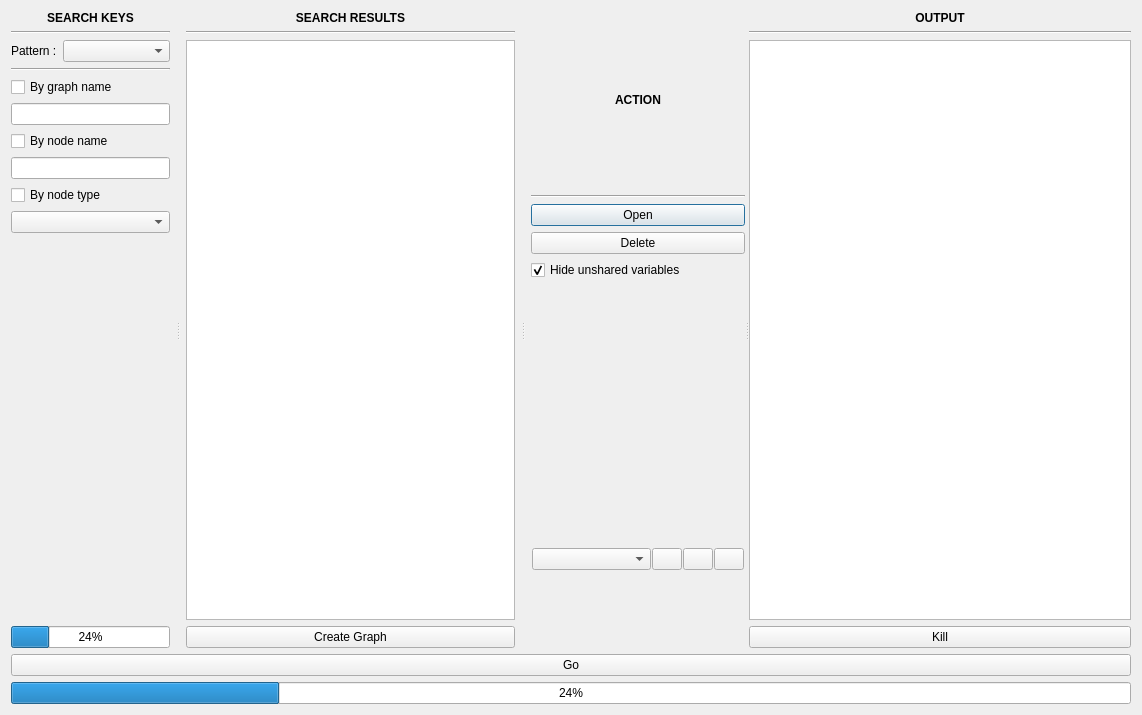
<?xml version="1.0" encoding="UTF-8"?>
<ui version="4.0">
 <class>MainWindow</class>
 <widget class="QDialog" name="MainWindow">
  <property name="geometry">
   <rect>
    <x>0</x>
    <y>0</y>
    <width>1142</width>
    <height>715</height>
   </rect>
  </property>
  <property name="windowTitle">
   <string>Batch</string>
  </property>
  <layout class="QVBoxLayout" name="verticalLayout_5">
   <item>
    <widget class="QSplitter" name="splitter">
     <property name="orientation">
      <enum>Qt::Horizontal</enum>
     </property>
     <widget class="QWidget" name="layoutWidget">
      <layout class="QVBoxLayout" name="verticalLayout">
       <property name="rightMargin">
        <number>6</number>
       </property>
       <item>
        <widget class="QLabel" name="label_4">
         <property name="font">
          <font>
           <weight>75</weight>
           <bold>true</bold>
          </font>
         </property>
         <property name="text">
          <string>SEARCH KEYS</string>
         </property>
         <property name="alignment">
          <set>Qt::AlignCenter</set>
         </property>
        </widget>
       </item>
       <item>
        <widget class="Line" name="line_2">
         <property name="orientation">
          <enum>Qt::Horizontal</enum>
         </property>
        </widget>
       </item>
       <item>
        <layout class="QHBoxLayout" name="horizontalLayout_2" stretch="0,1">
         <item>
          <widget class="QLabel" name="label">
           <property name="text">
            <string>Pattern :</string>
           </property>
          </widget>
         </item>
         <item>
          <widget class="QComboBox" name="patternComboBox"/>
         </item>
        </layout>
       </item>
       <item>
        <widget class="Line" name="line_5">
         <property name="orientation">
          <enum>Qt::Horizontal</enum>
         </property>
        </widget>
       </item>
       <item>
        <widget class="QCheckBox" name="graphKeyCheckBox">
         <property name="text">
          <string>By graph name</string>
         </property>
        </widget>
       </item>
       <item>
        <widget class="QLineEdit" name="graphKeyLineEdit"/>
       </item>
       <item>
        <widget class="QCheckBox" name="nodeNameCheckBox">
         <property name="text">
          <string>By node name</string>
         </property>
        </widget>
       </item>
       <item>
        <widget class="QLineEdit" name="nodeNameLineEdit"/>
       </item>
       <item>
        <widget class="QCheckBox" name="nodeTypeCheckBox">
         <property name="text">
          <string>By node type</string>
         </property>
        </widget>
       </item>
       <item>
        <widget class="QComboBox" name="nodeTypeComboBox"/>
       </item>
       <item>
        <spacer name="verticalSpacer">
         <property name="orientation">
          <enum>Qt::Vertical</enum>
         </property>
         <property name="sizeHint" stdset="0">
          <size>
           <width>20</width>
           <height>40</height>
          </size>
         </property>
        </spacer>
       </item>
       <item>
        <widget class="QProgressBar" name="progressBar">
         <property name="value">
          <number>24</number>
         </property>
        </widget>
       </item>
      </layout>
     </widget>
     <widget class="QWidget" name="layoutWidget">
      <layout class="QVBoxLayout" name="verticalLayout_2">
       <property name="leftMargin">
        <number>6</number>
       </property>
       <property name="rightMargin">
        <number>6</number>
       </property>
       <item>
        <widget class="QLabel" name="label_5">
         <property name="font">
          <font>
           <weight>75</weight>
           <bold>true</bold>
          </font>
         </property>
         <property name="text">
          <string>SEARCH RESULTS</string>
         </property>
         <property name="alignment">
          <set>Qt::AlignCenter</set>
         </property>
        </widget>
       </item>
       <item>
        <widget class="Line" name="line_3">
         <property name="orientation">
          <enum>Qt::Horizontal</enum>
         </property>
        </widget>
       </item>
       <item>
        <widget class="QListWidget" name="resultListWidget">
         <property name="selectionMode">
          <enum>QAbstractItemView::ExtendedSelection</enum>
         </property>
         <property name="selectionBehavior">
          <enum>QAbstractItemView::SelectRows</enum>
         </property>
        </widget>
       </item>
       <item>
        <widget class="QPushButton" name="createPushButton">
         <property name="focusPolicy">
          <enum>Qt::NoFocus</enum>
         </property>
         <property name="text">
          <string>Create Graph</string>
         </property>
        </widget>
       </item>
      </layout>
     </widget>
     <widget class="QWidget" name="layoutWidget">
      <layout class="QVBoxLayout" name="optionsLayout" stretch="0,0,0,0,0,0,0">
       <property name="leftMargin">
        <number>6</number>
       </property>
       <item>
        <widget class="QLabel" name="label_6">
         <property name="font">
          <font>
           <weight>75</weight>
           <bold>true</bold>
          </font>
         </property>
         <property name="text">
          <string>ACTION</string>
         </property>
         <property name="alignment">
          <set>Qt::AlignCenter</set>
         </property>
        </widget>
       </item>
       <item>
        <widget class="Line" name="line_4">
         <property name="orientation">
          <enum>Qt::Horizontal</enum>
         </property>
        </widget>
       </item>
       <item>
        <widget class="QPushButton" name="openPushButton">
         <property name="text">
          <string>Open</string>
         </property>
        </widget>
       </item>
       <item>
        <widget class="QPushButton" name="deletePushButton">
         <property name="text">
          <string>Delete</string>
         </property>
        </widget>
       </item>
       <item>
        <widget class="QCheckBox" name="allVarCheckBox">
         <property name="text">
          <string>Hide unshared variables</string>
         </property>
         <property name="checked">
          <bool>true</bool>
         </property>
        </widget>
       </item>
       <item>
        <widget class="QWidget" name="varWidget" native="true">
         <layout class="QVBoxLayout" name="verticalLayout_3">
          <property name="leftMargin">
           <number>0</number>
          </property>
          <property name="topMargin">
           <number>0</number>
          </property>
          <property name="rightMargin">
           <number>0</number>
          </property>
          <property name="bottomMargin">
           <number>0</number>
          </property>
         </layout>
        </widget>
       </item>
       <item>
        <widget class="QWidget" name="scriptWidget" native="true">
         <property name="minimumSize">
          <size>
           <width>0</width>
           <height>0</height>
          </size>
         </property>
         <layout class="QHBoxLayout" name="horizontalLayout_3">
          <property name="spacing">
           <number>1</number>
          </property>
          <property name="leftMargin">
           <number>1</number>
          </property>
          <property name="topMargin">
           <number>1</number>
          </property>
          <property name="rightMargin">
           <number>1</number>
          </property>
          <property name="bottomMargin">
           <number>1</number>
          </property>
          <item>
           <widget class="QComboBox" name="scriptComboBox"/>
          </item>
          <item>
           <widget class="QPushButton" name="scriptRenameButton">
            <property name="maximumSize">
             <size>
              <width>30</width>
              <height>16777215</height>
             </size>
            </property>
            <property name="text">
             <string/>
            </property>
           </widget>
          </item>
          <item>
           <widget class="QPushButton" name="scriptAddButton">
            <property name="maximumSize">
             <size>
              <width>30</width>
              <height>16777215</height>
             </size>
            </property>
            <property name="text">
             <string/>
            </property>
           </widget>
          </item>
          <item>
           <widget class="QPushButton" name="scriptDelButton">
            <property name="maximumSize">
             <size>
              <width>30</width>
              <height>16777215</height>
             </size>
            </property>
            <property name="text">
             <string/>
            </property>
           </widget>
          </item>
         </layout>
        </widget>
       </item>
      </layout>
     </widget>
     <widget class="QWidget" name="outputWidget" native="true">
      <layout class="QVBoxLayout" name="verticalLayout_4">
       <item>
        <widget class="QLabel" name="outputLabel">
         <property name="font">
          <font>
           <weight>75</weight>
           <bold>true</bold>
          </font>
         </property>
         <property name="text">
          <string>OUTPUT</string>
         </property>
         <property name="alignment">
          <set>Qt::AlignCenter</set>
         </property>
        </widget>
       </item>
       <item>
        <widget class="Line" name="line_6">
         <property name="orientation">
          <enum>Qt::Horizontal</enum>
         </property>
        </widget>
       </item>
       <item>
        <widget class="QTextEdit" name="outputTextEdit">
         <property name="minimumSize">
          <size>
           <width>300</width>
           <height>0</height>
          </size>
         </property>
         <property name="lineWrapMode">
          <enum>QTextEdit::NoWrap</enum>
         </property>
         <property name="readOnly">
          <bool>true</bool>
         </property>
        </widget>
       </item>
       <item>
        <widget class="QPushButton" name="killButton">
         <property name="text">
          <string>Kill</string>
         </property>
        </widget>
       </item>
      </layout>
     </widget>
    </widget>
   </item>
   <item>
    <widget class="QPushButton" name="goPushButton">
     <property name="text">
      <string>Go</string>
     </property>
    </widget>
   </item>
   <item>
    <widget class="QProgressBar" name="goProgressBar">
     <property name="value">
      <number>24</number>
     </property>
    </widget>
   </item>
  </layout>
 </widget>
 <resources/>
 <connections/>
</ui>
